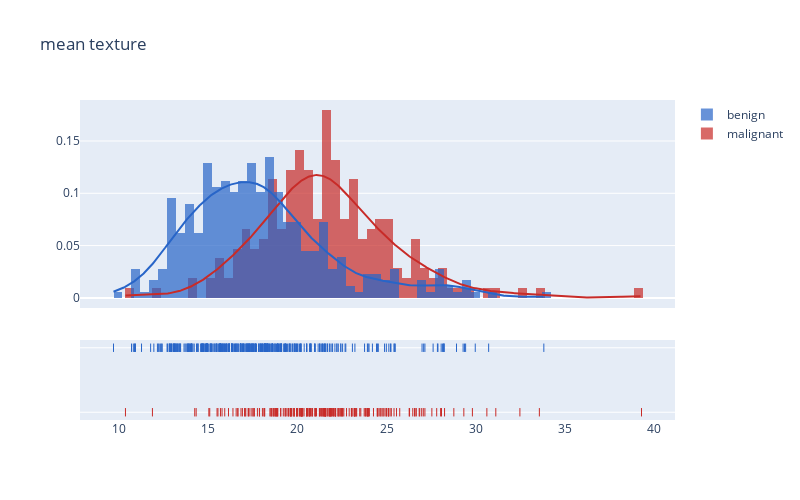

Notebook code cell kept with this figure:
### Markdown cell above
##### Distributions of `Mean texture` by Target:

### Code cell
plot_distribution('mean texture', .5)

### Figure 1 — Plotly figure (JSON) as saved in the notebook; plotly's stock layout.template omitted (floating-point values rounded to 4 significant figures; data arrays with more than 128 entries replaced by an {"elided": "..."} marker saying what was removed)
{"data": [{"autobinx": false, "histnorm": "probability density", "legendgroup": "malignant", "marker": {"color": "#c82b28"}, "name": "malignant", "opacity": 0.7, "type": "histogram", "x": {"elided": "212 float values"}, "xaxis": "x", "xbins": {"end": 39.28, "size": 0.5, "start": 10.38}, "yaxis": "y"}, {"autobinx": false, "histnorm": "probability density", "legendgroup": "benign", "marker": {"color": "#2865c8"}, "name": "benign", "opacity": 0.7, "type": "histogram", "x": {"elided": "357 float values"}, "xaxis": "x", "xbins": {"end": 33.81, "size": 0.5, "start": 9.71}, "yaxis": "y"}, {"legendgroup": "malignant", "marker": {"color": "#c82b28"}, "mode": "lines", "name": "malignant", "showlegend": false, "type": "scatter", "x": {"elided": "500 float values"}, "xaxis": "x", "y": {"elided": "500 float values"}, "yaxis": "y"}, {"legendgroup": "benign", "marker": {"color": "#2865c8"}, "mode": "lines", "name": "benign", "showlegend": false, "type": "scatter", "x": {"elided": "500 float values"}, "xaxis": "x", "y": {"elided": "500 float values"}, "yaxis": "y"}, {"legendgroup": "malignant", "marker": {"color": "#c82b28", "symbol": "line-ns-open"}, "mode": "markers", "name": "malignant", "showlegend": false, "type": "scatter", "x": {"elided": "212 float values"}, "xaxis": "x", "y": {"elided": "212 str values"}, "yaxis": "y2"}, {"legendgroup": "benign", "marker": {"color": "#2865c8", "symbol": "line-ns-open"}, "mode": "markers", "name": "benign", "showlegend": false, "type": "scatter", "x": {"elided": "357 float values"}, "xaxis": "x", "y": {"elided": "357 str values"}, "yaxis": "y2"}], "layout": {"barmode": "overlay", "height": 500, "hovermode": "closest", "legend": {"traceorder": "reversed"}, "title": {"text": "mean texture"}, "width": 800, "xaxis": {"anchor": "y2", "domain": [0, 1], "zeroline": false}, "yaxis": {"anchor": "free", "domain": [0.35, 1], "position": 0}, "yaxis2": {"anchor": "x", "domain": [0, 0.25], "dtick": 1, "showticklabels": false}}}
